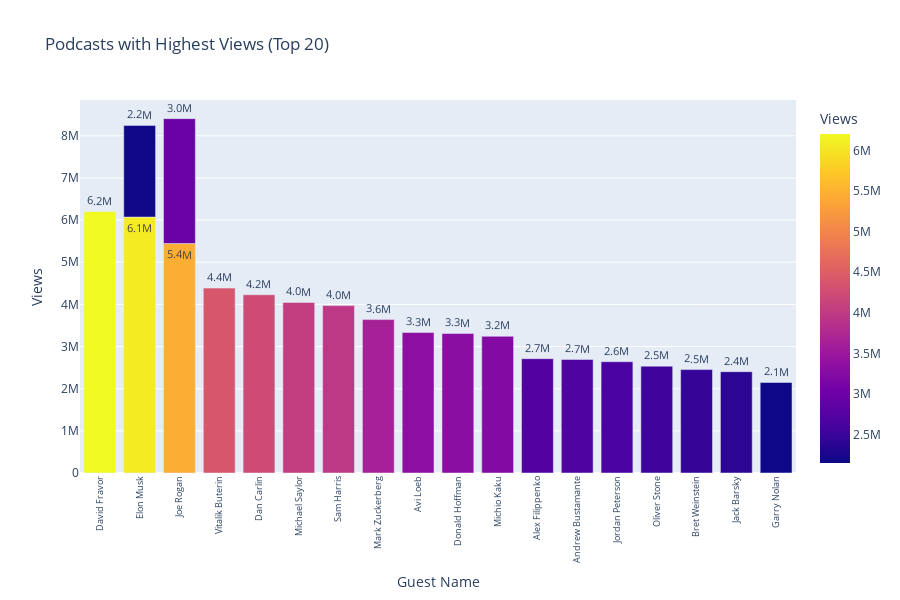

Notebook cell for this chart:
### Code cell
fig2 = px.bar(top_lexcast, x="Guest Name", y="Views", title="Podcasts with Highest Views (Top 20)",
    hover_data=["Views", "Guest Name", "Date", "Topics Discussed"], text_auto='.2s', color="Views")

fig2.update_traces(textfont_size=12, textangle=1, textposition="outside", cliponaxis=False)
fig2.update_layout(height=600,xaxis_tickfont_size=9, uniformtext_minsize=8,
    uniformtext_mode='hide',xaxis_tickangle=-90)
    
fig2

### Figure 1 — Plotly figure (JSON) as saved in the notebook; plotly's stock layout.template omitted (floating-point values rounded to 4 significant figures)
{"data": [{"alignmentgroup": "True", "cliponaxis": false, "customdata": [["2020-09-08", ["UFOs", "Aliens", "Fighter Jets", "Aerospace Engineering"]], ["2021-12-28", ["SpaceX", "Mars", "Tesla Autopilot", "Self-Driving", "Robotics", "AI"]], ["2022-07-04", ["Comedy", "Controversy", "Aliens", "UFOs", "Putin", "CIA", "Freedom"]], ["2021-06-03", ["Ereum 2.0"]], ["2020-11-02", ["Hardcore History"]], ["2022-04-14", ["Bitcoin", "Inflation", "Future of Money"]], ["2021-05-20", ["Consciousness", "Free Will", "Psychedelics", "AI", "UFOs", "Meaning"]], ["2022-02-26", ["Meta", "Facebook", "Instagram", "Metaverse"]], ["2021-01-13", ["Aliens", "Black Holes", "Mystery of  Oumuamua"]], ["2022-06-12", ["Reality is an Illusion - How Evolution Hid  Truth"]], ["2019-10-22", ["Future of Humans", "Aliens", "Space Travel & Physics"]], ["2020-09-26", ["Fear", "Love", "Chaos", "Joe Rogan Experience"]], ["2020-11-07", ["Supernovae", "Dark Energy", "Aliens &  Exping Universe"]], ["2022-08-08", ["CIA Spy"]], ["2022-08-19", ["Life", "Death", "Power", "Fame", "Meaning"]], ["2022-05-17", ["Vladimir Putin  War in Ukraine"]], ["2021-06-25", ["Truth", "Science", "Censorship in  Time of a Pemic"]], ["2022-07-09", ["KGB Spy"]], ["2019-11-12", ["Neuralink", "AI", "Autopilot", "Pale Blue Dot"]], ["2022-02-06", ["UFOs  Aliens"]]], "hovertemplate": "Guest Name=%{x}<br>Views=%{marker.color}<br>Date=%{customdata[0]}<br>Topics Discussed=%{customdata[1]}<extra></extra>", "legendgroup": "", "marker": {"color": [6202719, 6072301, 5445731, 4386790, 4228479, 4047304, 3971978, 3640050, 3334168, 3311571, 3243193, 2961346, 2711819, 2693401, 2640820, 2534990, 2453626, 2403957, 2175221, 2148144], "coloraxis": "coloraxis", "pattern": {"shape": ""}}, "name": "", "offsetgroup": "", "orientation": "v", "showlegend": false, "textangle": 1, "textfont": {"size": 12}, "textposition": "outside", "texttemplate": "%{y:.2s}", "type": "bar", "x": ["David Fravor", "Elon Musk", "Joe Rogan", "Vitalik Buterin", "Dan Carlin", "Michael Saylor", "Sam Harris", "Mark Zuckerberg", "Avi Loeb", "Donald Hoffman", "Michio Kaku", "Joe Rogan", "Alex Filippenko", "Andrew Bustamante", "Jordan Peterson", "Oliver Stone", "Bret Weinstein", "Jack Barsky", "Elon Musk", "Garry Nolan"], "xaxis": "x", "y": [6202719, 6072301, 5445731, 4386790, 4228479, 4047304, 3971978, 3640050, 3334168, 3311571, 3243193, 2961346, 2711819, 2693401, 2640820, 2534990, 2453626, 2403957, 2175221, 2148144], "yaxis": "y"}], "layout": {"barmode": "relative", "coloraxis": {"colorbar": {"title": {"text": "Views"}}, "colorscale": [[0, "#0d0887"], [0.1111, "#46039f"], [0.2222, "#7201a8"], [0.3333, "#9c179e"], [0.4444, "#bd3786"], [0.5556, "#d8576b"], [0.6667, "#ed7953"], [0.7778, "#fb9f3a"], [0.8889, "#fdca26"], [1, "#f0f921"]]}, "height": 600, "legend": {"tracegroupgap": 0}, "title": {"text": "Podcasts with Highest Views (Top 20)"}, "uniformtext": {"minsize": 8, "mode": "hide"}, "xaxis": {"anchor": "y", "domain": [0, 1], "tickangle": -90, "tickfont": {"size": 9}, "title": {"text": "Guest Name"}}, "yaxis": {"anchor": "x", "domain": [0, 1], "title": {"text": "Views"}}}}
